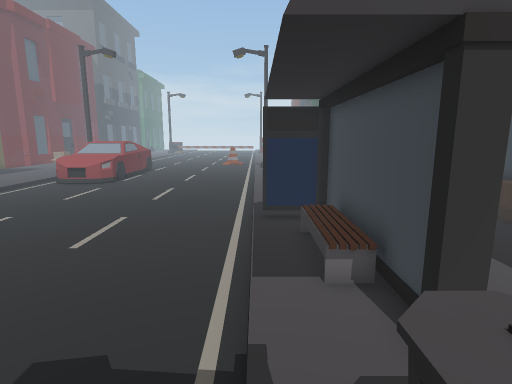
View 1 (above)

17 first-person views from a walk through a scene from a Unity 3-D project. The camera is 1.5 m above the floor, tilts 10° down and sees 80° across. The floor is counted in squares, 0.5 m on a side. Each view is taken from the middle of a square. On the plan, view 1 faces up. The plan holds only what a view shows up to about 20 squares ahead; the rest is blank. The place goes on beyond the plan. The player character is not drawn.

View 2
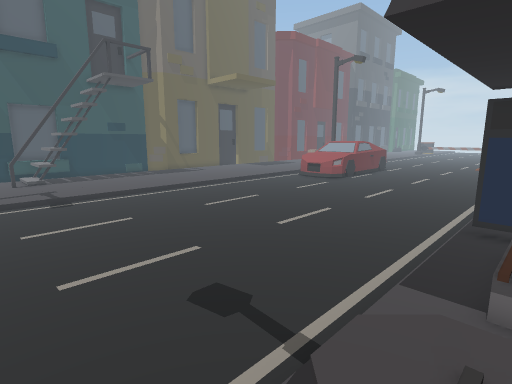

View 3
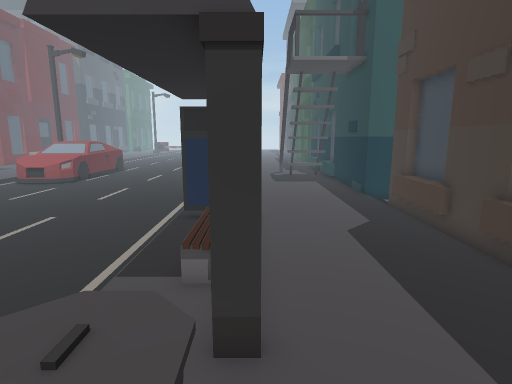

View 4
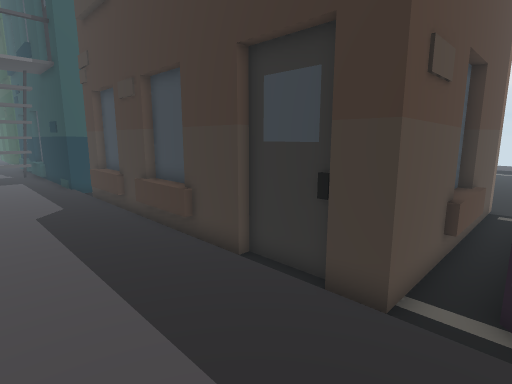

View 5
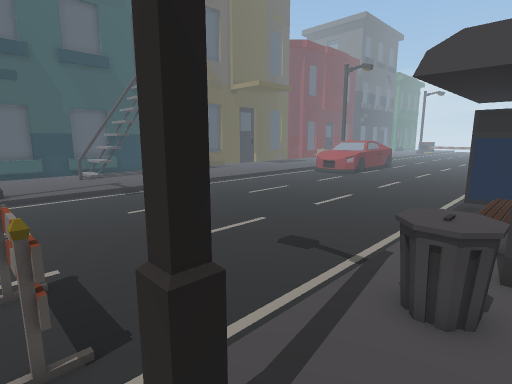

View 6
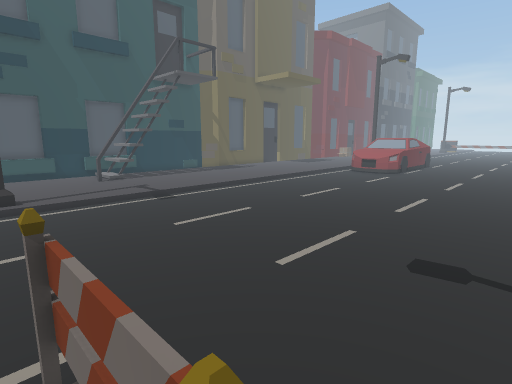

View 7
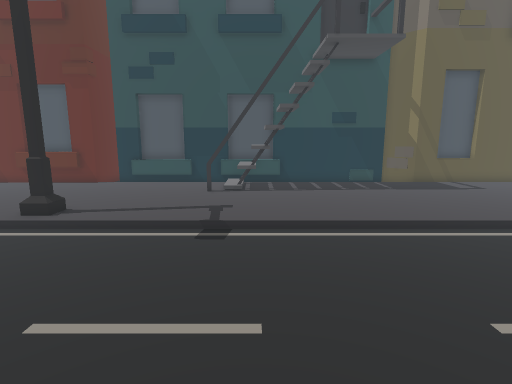

View 8
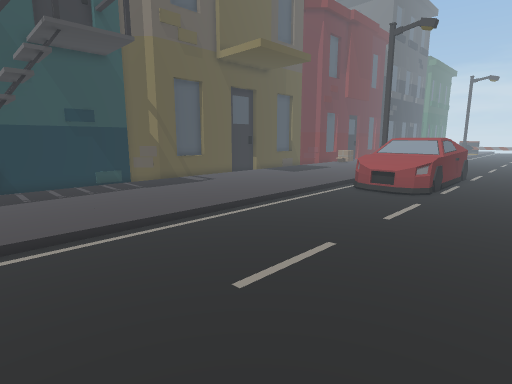

View 9
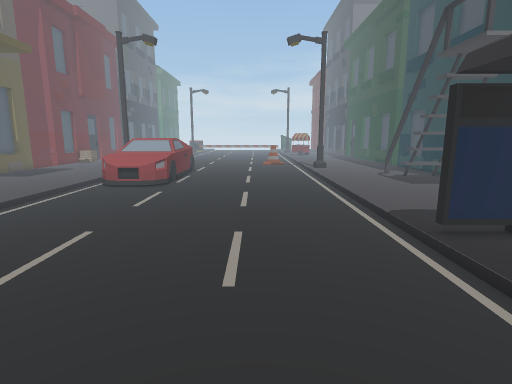

View 10
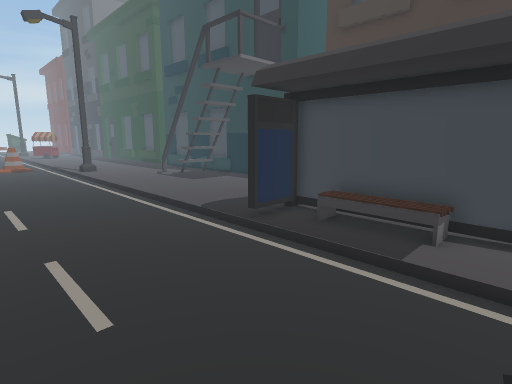

View 11
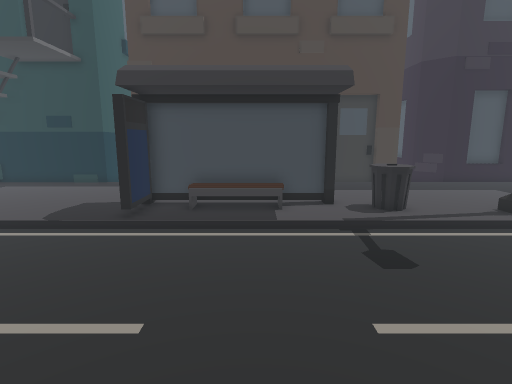

View 12
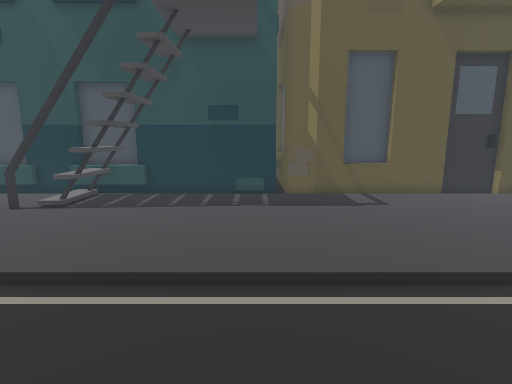

View 13
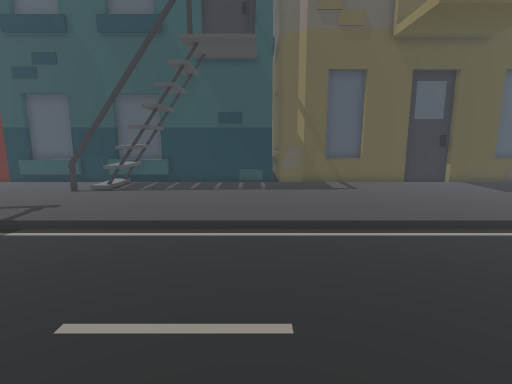

View 14
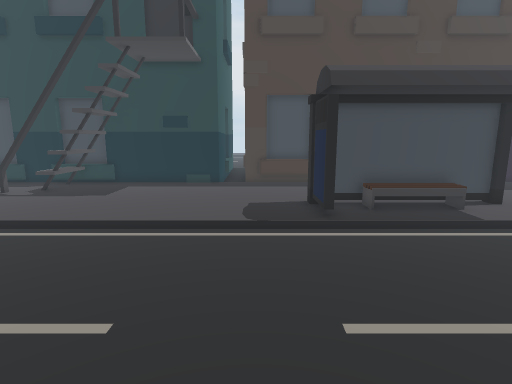

View 15
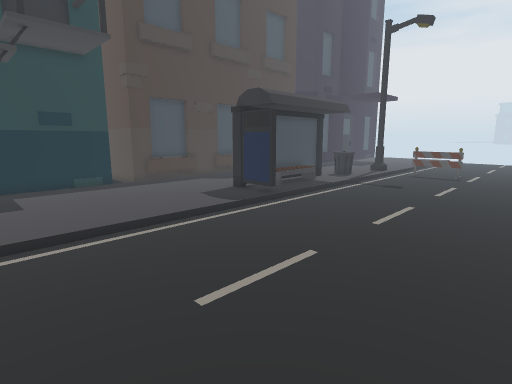

View 16
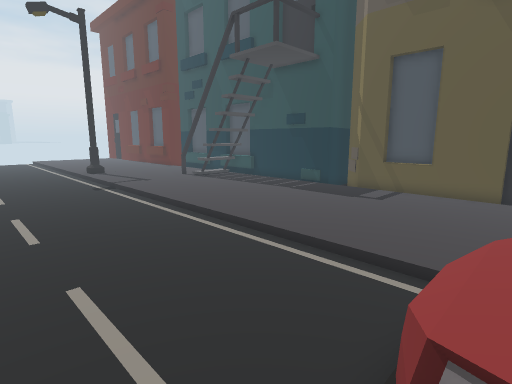

View 17
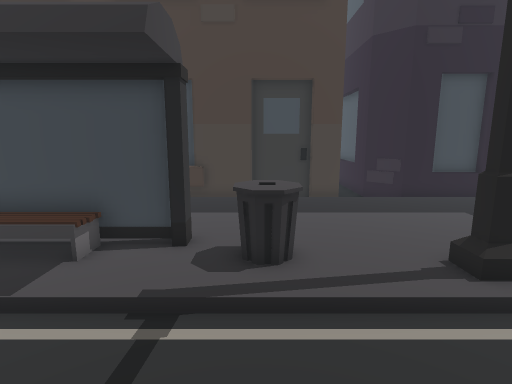

### Floor plan
Key: @ floor where view 1 was taken; # wall or solid block; . main floor; - floor 0.25 m lower than the main floor; / step, stairs or slope; B building; I bin; C car; O other object.
Columns run from 26 left of view 1 to 16 right of it. Each row starts with its distance up from view 1.
 23 #/......../O   O--- ------/.....  OB
 22 #/......../-C/C-----------/........#
 21 ##......../---------------/........#
 20 ##......../---------------/........B
 19 ##......../---------------/........B
 18 #B......../---------------/........B
 17 #B......../---------------/........#
 16 ##......../---------------/........##
 15 ##......../---------------/.........B
 14 #/......../---------------/.........B
 13 ##......../---------------/........BB
 12  B......../---------------OOOO.....BB
 11  B......../---------------/OOO.....BB
 10  B......../---------------/..O.....B#
  9  B......../---------------/.OO......#
  8  #......../---------------/.OO.....BB
  7  #......../---------------/.OO.....BB
  6 BB  O...../---------------/.OO.....BB
  5 BO  O...../---------------/..O.....BB
  4 B   BB..../---------------/..O...../#
  3 #B..BB..../---------------/......../#
  2 ##......../---------------/III...../B
  1  B......../---------------/II....../B
  0 BB......../---------------@......../B
 -1 BB......../---------------/......../#
 -2 BB......../---------------/......../####BBB
 -3  B.......#/----------OOOO//#......./-------
 -4  /.....  ./      ----O--O-   ....../######B

Positions as (right, up) in squares from view 1, and headings:
1: (0, 0), facing up
2: (2, 0), facing up-left
3: (3, 0), facing up
4: (4, -4), facing up-right
5: (3, -4), facing up-left
6: (-1, -4), facing up-left
7: (-6, 5), facing left
8: (-6, 5), facing up-left
9: (-5, 3), facing up
10: (-7, 4), facing up-right
11: (-10, 7), facing right
12: (-10, 12), facing left
13: (-6, 12), facing left
14: (-10, 14), facing right
15: (-10, 23), facing down-right
16: (-9, 23), facing down-left
17: (-5, 2), facing right
